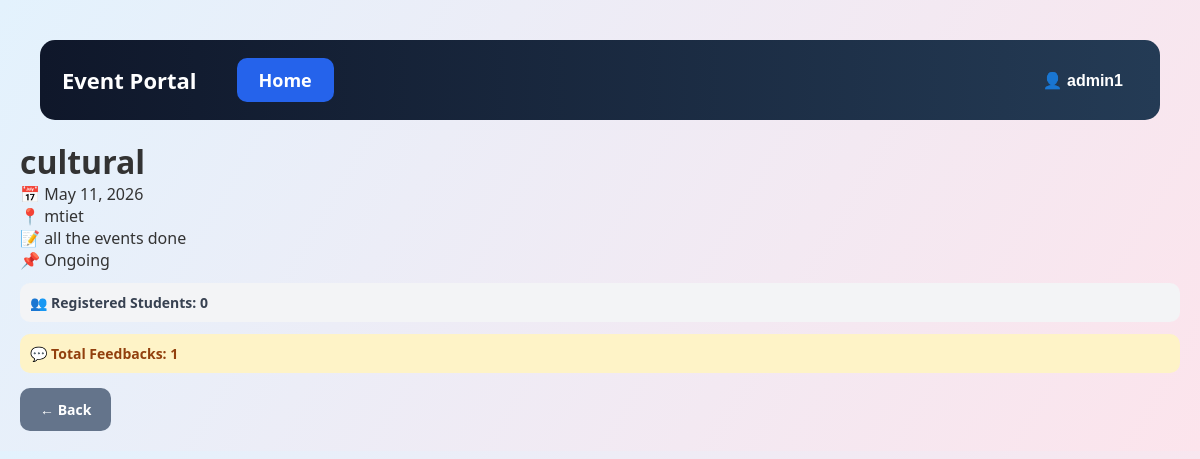
The page /event/17/ (signed in) on the database its author committed.
### events/models.py (models this page shows, shortened)
class Event(models.Model):
    STATUS_CHOICES = (
        ('Upcoming', 'Upcoming'),
        ('Ongoing', 'Ongoing'),
        ('Completed', 'Completed'),
    )
    name = models.CharField(max_length=100)
    date = models.DateField()
    location = models.CharField(max_length=100)
    description = models.TextField()
    status = models.CharField(
        max_length=20,
        choices=STATUS_CHOICES,
        default='Upcoming'
    )

### events/views.py (the view, shortened to what this page needs)
# urls.py: path('event/<int:event_id>/',views.event_detail,name='event_detail'),
@login_required
def event_detail(request, event_id):
    event = get_object_or_404(
        Event,
        id=event_id
    )
    return render(
        request,
        'events/event_detail.html',
        {
            'event': event,
            'is_student': is_student(request.user),
            'is_admin': is_admin(request.user),
        }
    )

### events/views.py (called while the page is built)
def is_admin(user):
    if user.is_superuser:
        return True
    return (
        hasattr(user, 'userprofile')
        and user.userprofile.role == 'admin'
    )

def is_student(user):
    return (
        hasattr(user, 'userprofile')
        and user.userprofile.role == 'student'
    )

### events/templates/events/event_detail.html (shortened to what this page needs)
{% load static %}
<!doctype html>
<html>
  <head>
    <link rel="stylesheet" href="{% static 'events/style.css' %}" />
  </head>
  <body>
    <div class="navbar">
      <div class="logo">Event Portal</div>
      <div class="nav-links">
        <a href="/">Home</a>
      </div>
      <div class="profile-menu">
    <button class="profile-btn">
        👤 {{ request.user.username }}
    </button>
</div>
    </div>
    <div class="event-detail-container">
      <div class="event-detail-card">
        <h1>{{ event.name }}</h1>
        <p>📅 {{ event.date }}</p>
        <p>📍 {{ event.location }}</p>
        <p>📝 {{ event.description }}</p>
        <p>📌 {{ event.status }}</p>
        <div class="register-count">
          👥 Registered Students: {{ event.registration_set.count }}
        </div>
        {% if is_admin %}
        <div class="feedback-count">
          💬 Total Feedbacks: {{ event.feedback_set.count }}
        </div>
        {% endif %}
        <a href="/" class="back-btn"> ← Back </a>
      </div>
    </div>
  </body>
</html>

### events/static/events/style.css (style rules this page uses)
* { margin: 0; padding: 0; box-sizing: border-box; }
body { font-family: "Segoe UI", sans-serif; background: linear-gradient(120deg, #e3f2fd, #fce4ec); color: #333; padding: 20px; }
.navbar { display: flex; align-items: center; background: linear-gradient(90deg, #0f172a, #243b55); padding: 18px 22px; border-radius: 15px; margin: 20px; gap: 40px; }
.logo { font-size: 22px; font-weight: bold; color: white; }
.nav-links { display: flex; gap: 25px; }
.nav-links a { background: #2563eb; color: white; text-decoration: none; padding: 10px 22px; border-radius: 10px; font-size: 18px; font-weight: bold; transition: 0.3s; }
button { padding: 10px 15px; border: none; border-radius: 8px; background: linear-gradient(45deg, #00b4d8, #0077b6); color: white; cursor: pointer; transition: 0.3s; }
.register-count { margin-top: 12px; background: #f3f4f6; padding: 10px; border-radius: 10px; font-size: 14px; font-weight: bold; color: #374151; }
a.back-btn { display: inline-block; margin-top: 15px; background: #64748b; color: white !important; padding: 12px 20px; border-radius: 10px; text-decoration: none; font-weight: bold; font-size: 14px; transition: 0.3s; }
.feedback-count { margin-top: 12px; background: #fef3c7; padding: 10px; border-radius: 10px; font-size: 14px; font-weight: bold; color: #92400e; }
.profile-menu { position: relative; margin-left: auto; }
.profile-btn { background: transparent; border: none; color: white; font-size: 16px; font-weight: bold; cursor: pointer; }

### rows shown on the page
Event: name "cultural", date "May 11, 2026", location "mtiet", description "all the events done", status "Ongoing", registration_set.count "0", feedback_set.count "1"

### other values the page prints
{{ request.user.username }} "admin1"
